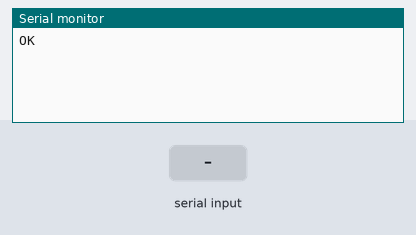
The sketch below on a simulated Arduino Uno, built with avr-gcc and run on an emulated ATmega328P. Shown: the last lines printed to the serial monitor. Inputs (shaded band) come from the test bench. The modem accepts every AT command (registered, SIM ready, sends succeed) and sends nothing else.

Above: at 2.9 s.
3.0 s: "1" received over the second serial link
At 4.5 s:
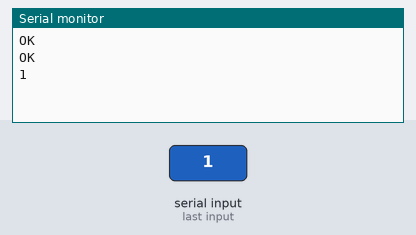
7.2 s: "0" received over the second serial link
At 9.5 s:
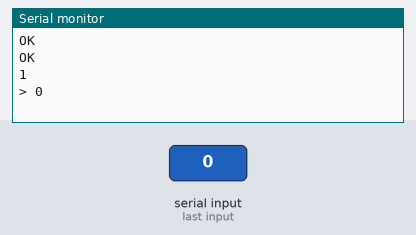

The sketch:

main.ino
```cpp
#include <SoftwareSerial.h>
SoftwareSerial mySerial(11, 10);  // TX-Pin11, RX-Pin10

void updateSerial()
{
  delay(2000);
  while (Serial.available()) {
    mySerial.write(Serial.read());
    }
  while(mySerial.available()) {
    Serial.write(mySerial.read());
    }

}

void setup()
{
  Serial.begin(9600);
  mySerial.begin(9600);
}

void loop()
{
  mySerial.println("AT");          // Once the handshake test is successful, it will back to OK

  updateSerial();
  mySerial.println("AT+CMGF=1");   // Configuring mode is TEST, only English texts are available
  updateSerial();
  mySerial.println("AT+CMGS=\"0x0x0x0x\"");//xxxxxxxxxxx is the phone number
  updateSerial();
  mySerial.print("test"); //text content
  updateSerial();
  mySerial.write(26);

}
```

Measured:
- after the input at 3.0 s, the serial monitor: prints a new line after 1.0 s (image 1)
- after the input at 7.2 s, the serial monitor: prints a new line after 0.84 s (image 2)
